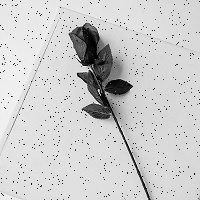
#> input picture pic/rose_spnoise_200x200.jpg, 200 x 200 px
$ jupyter execute --allow-errors chapter4_23.4.16.ipynb   (shell and % lines are left out)
#> lines starting #> are read from the running program, lines starting #| are printed output that depends on the picture
[cell 1]
import numpy as np
import matplotlib.pyplot as plt
import cv2 as cv

[cell 2]
def show(img):
    if img.ndim==2:
        plt.imshow(img,cmap="gray")
    elif img.ndim==3:
        img=cv.cvtColor(img,cv.COLOR_BGR2RGB)
        plt.imshow(img)
    plt.show()

## 1.卷积

[cell 3]
img=np.ones((5,5))
kernel = np.ones((3,3))
print(img)
print(kernel)

[cell 4]
img2 = cv.filter2D(img,-1,kernel)#第二个参数ddepth写-1即代表数据类型不变
print(img2)#边缘进行了填充，使得其与原来的尺寸相同

## 2.均值滤波和中值滤波

[cell 5]
img = cv.imread("pic/rose_spnoise_200x200.jpg")
#> img is the input picture: shape (200, 200, 3); min 0, max 255, mean 204.3
show(img)

[cell 6]
#自己实现
kernel = np.ones((3,3))/9
img1 = cv.filter2D(img,-1,kernel)
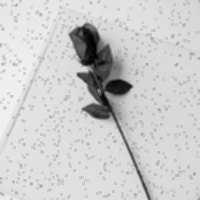
#> img1: shape (200, 200, 3); min 1, max 240, mean 204.3
show(np.hstack([img,img1]))
#> in show (call 2), `img=cv.cvtColor(img,cv.COLOR_BGR2RGB)`:
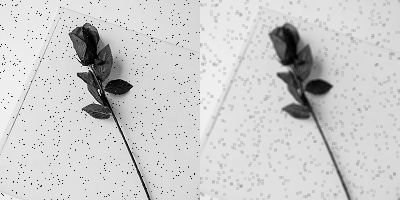
#> img: shape (200, 400, 3); min 0, max 255, mean 204.3

[cell 7]
#官方接口
img2 = cv.blur(img,(3,3))#第二个参数为卷积核大小
show(np.hstack([img,img2]))

[cell 8]
img3 = cv.boxFilter(img,-1,(3,3))
show(np.hstack([img,img3]))

[cell 9]
#中值模糊
img4 = cv.medianBlur(img,3)
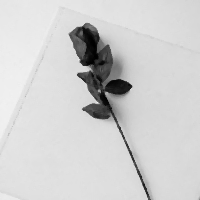
#> img4: shape (200, 200, 3); min 0, max 241, mean 207.5
show(np.hstack([img,img4]))
#> in show (call 5), `img=cv.cvtColor(img,cv.COLOR_BGR2RGB)`:
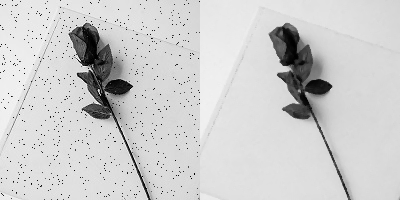
#> img: shape (200, 400, 3); min 0, max 255, mean 205.9

## 4.高斯滤波

[cell 10]
img = cv.imread("pic/rose_spnoise_200x200.jpg")
show(img)

[cell 11]
sigma=1.0#方差  方差太小，比如0.01,那么没有滤波效果；方差太大，比如100，那么和均值滤波效果类似
img2 = cv.GaussianBlur(img,(3,3),sigmaX=sigma)
show(img2)

## 5.双边滤波

[cell 12]
img = cv.imread("pic/beer.jpg",0)
#> (the rest of this cell did not finish here and is left out)

#> (a cell that did not finish here is left out)

## 6.双边滤波diy实现

$$
c(\xi - x) = e^{-0.5(\frac{\lVert \xi-x \rVert}{\sigma_d})^2}
$$

[cell 14]
def get_C(sigmad, n):
#> called with sigmad = 3, n = 11
    C = np.zeros((n,n))

    # 0, 1, 2
    x = np.array([n//2, n//2])
    for i in range(n):
        for j in range(n):
            ksi = np.array([i, j])
            C[i,j] = np.exp(-0.5 * (np.linalg.norm(ksi - x) / sigmad)**2)

    C /= C.sum()
    return C

[cell 15]
C = get_C(3,11)
show(C)
#> in show (call 9), `plt.show()`:
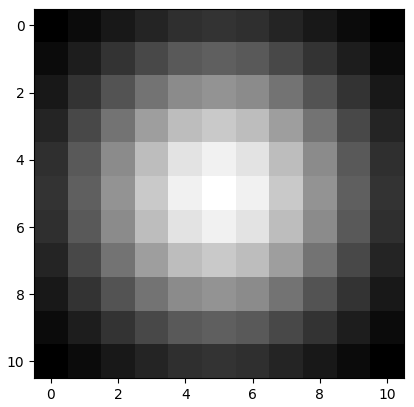
#> figure drawn by matplotlib, 1 panel
